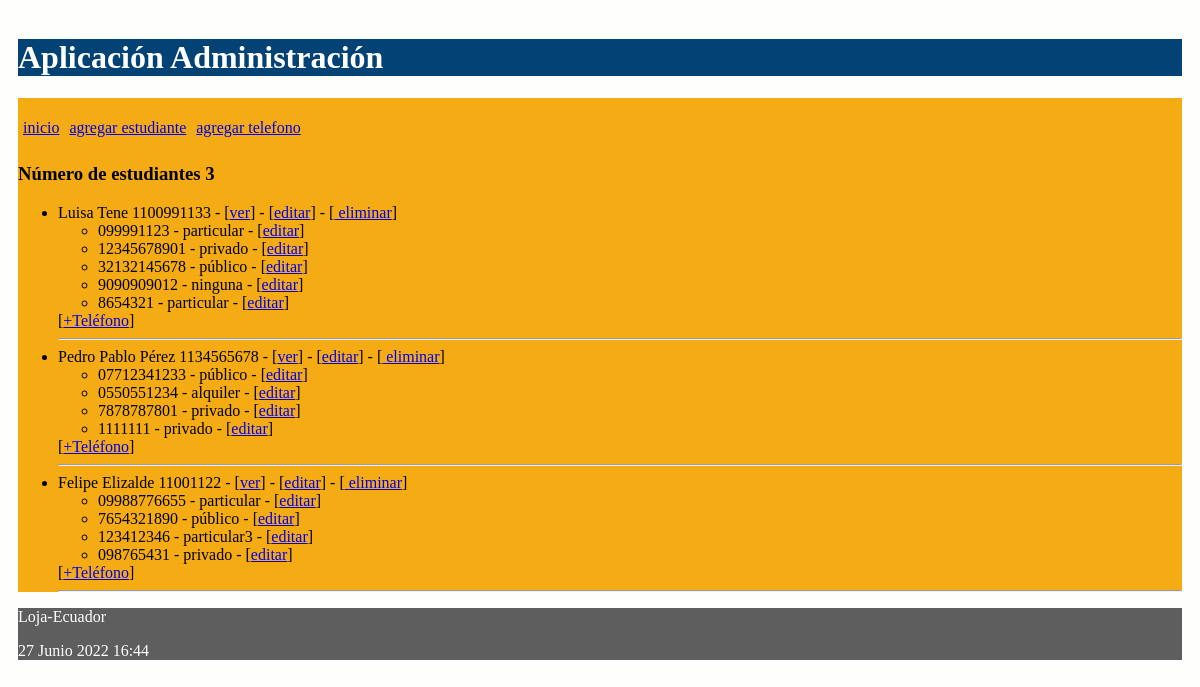
Before: / with the older database file.
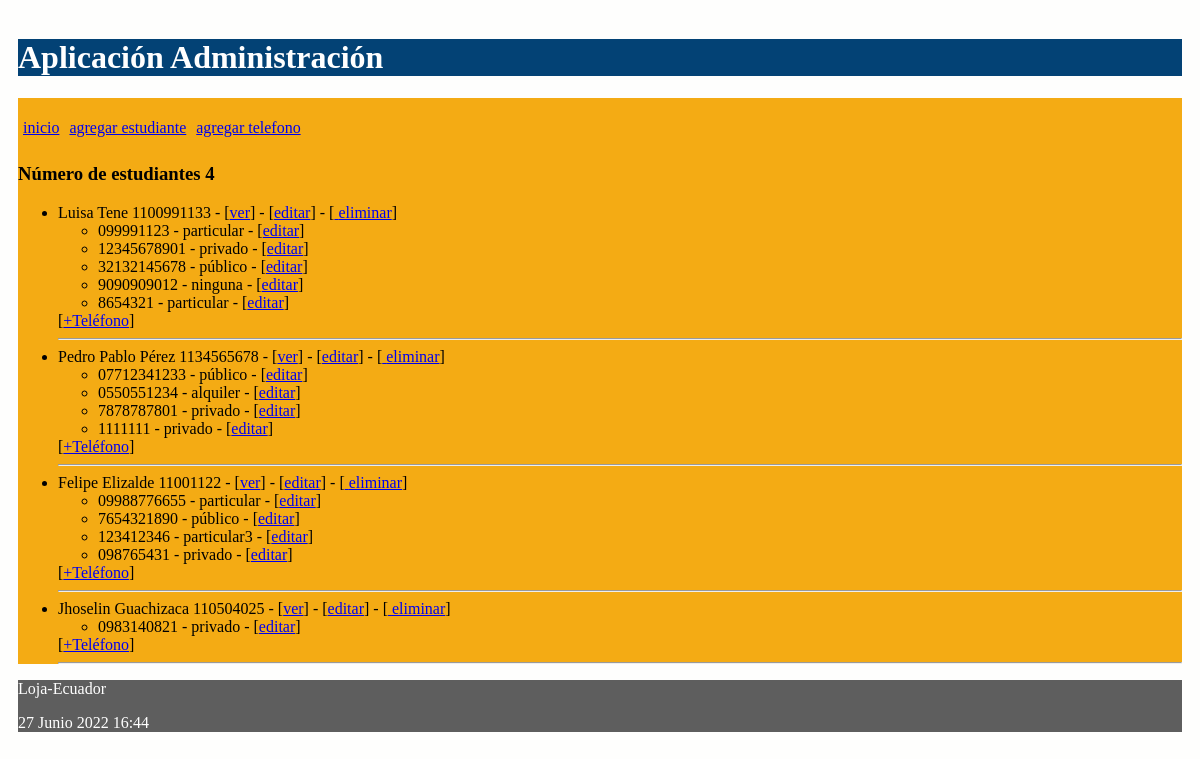
After: the same page with the newer database file.
### administrativo/models.py (models this page shows, shortened)
class Estudiante(models.Model):
    nombre = models.CharField(max_length=30)
    apellido = models.CharField(max_length=30)
    cedula = models.CharField(max_length=30, unique=True)
    def __str__(self):
        return "%s %s %s" % (self.nombre,
                self.apellido,
                self.cedula)

class NumeroTelefonico(models.Model):
    telefono = models.CharField(max_length=100)
    tipo = models.CharField(max_length=100)
    estudiante = models.ForeignKey(Estudiante, on_delete=models.CASCADE,
            related_name="numeros_telefonicos")

### administrativo/views.py (the view)
# urls.py: path('', views.index, name='index'),
def index(request):
    estudiantes = Estudiante.objects.all()
    informacion_template = {'estudiantes': estudiantes, 'numero_estudiantes': len(estudiantes)}
    return render(request, 'index.html', informacion_template)

### administrativo/templates/index.html (shortened to what this page needs)
{% extends "master.html" %}
{% block content %}
<h3>Número de estudiantes {{ numero_estudiantes }}</h3>
<ul>
 {% for e in estudiantes %}
  <li>
    {{e}} - [<a href="{% url 'obtener_estudiante' e.id %}">ver</a>] -
    [<a href="{% url 'editar_estudiante' e.id %}">editar</a>] -
    [<a href="{% url 'eliminar_estudiante' e.id %}"
      onclick="return confirm('¿Está seguro de la eliminación?')" >
      eliminar</a>]
      <ul>
        {% for t in e.numeros_telefonicos.all %}
          <li>
            <span>{{t.telefono}} - {{t.tipo}} - [<a href="{% url 'editar_numero_telefonico' t.id %}">editar</a>] </span>
          </li>
        {% endfor %}
      </ul>
    [<a href="{% url 'crear_numero_telefonico_estudiante' e.id%}">+Teléfono</a>]
  </li>
  <hr />
{% endfor %}
</ul>
{% endblock %}

### administrativo/templates/master.html (shortened to what this page needs)
<!DOCTYPE html>
<html>
  <head>
    {% load static %}
    <link rel="stylesheet" type="text/css" href="{% static 'css/estilos.css' %}">
  </head>
  <body>
  <header>
    <h1>Aplicación Administración </h1>
    <nav class="top_menu">
      <ul>
        <li><a href="{% url 'index' %}">inicio</a></li>
        <li><a href="{% url 'crear_estudiante' %}">agregar estudiante</a></li>
        <li><a href="{% url 'crear_numero_telefonico' %}">agregar telefono</a></li>
      </ul>
    </nav>
  </header>
  <section>
      {% block content %}
      {% endblock %}
  </section>
    <footer>
      <p>Loja-Ecuador</p>
      <p>{% now "j F Y H:i" %}</p>
    </footer>
  </body>
</html>

### administrativo/static/css/estilos.css (style rules this page uses)
body { background: #FEFEFD; padding: 10px; }
header { background: #034275; color: #FFF; }
section { background-color: #F4AB14; }
.top_menu ul { list-style:none; float:left; padding: 5px; width:95%; }
.top_menu ul li { float:left; margin-right:10px; margin-bottom:5px; text: #FFF; }
footer { background: #5E5E5E; color: #FFF; }

Changed rows visible on the page:
added Estudiante: nombre+apellido+cedula "Jhoselin Guachizaca 110504025"
added NumeroTelefonico: telefono "0983140821", tipo "privado", shown under "Jhoselin Guachizaca 110504025"
Other visible differences:
{{ numero_estudiantes }}: "3" → "4"
